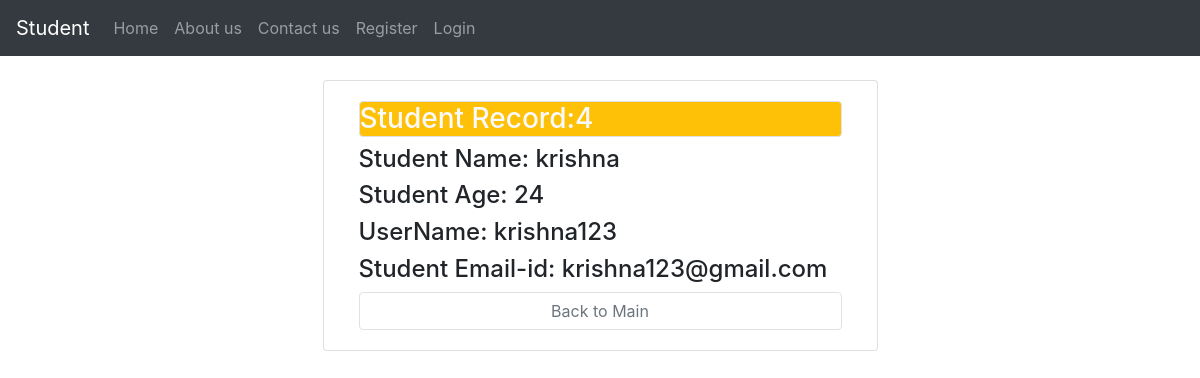
/stview/4/, run on the app's committed database.
### MyApp/models.py (models this page shows)
class Sregister(models.Model):
	sname = models.CharField(max_length=100)
	age = models.IntegerField()
	suname = models.CharField(max_length=100)
	spwd = models.CharField(max_length=100)
	semail = models.EmailField(max_length=100)

### MyApp/views.py (the view)
# urls.py: path('stview/<int:sv>/',views.sview,name="sv1"),
def sview(request,sv):
	n = Sregister.objects.get(id=sv)
	return render(request,'stview1.html',{'em':n})

### MyApp/templates/stview1.html (shortened to what this page needs)
{% extends 'header.html' %}
{% block content %}
<div class="container mt-4">
	<div class="card col-md-6 mx-auto shadow-lg">
		<div class="card-body">
			<h3 class="bg-warning text-light border rounded">Student Record:{{em.id}}</h3>
			<div>
				<h4>Student Name: {{em.sname}}</h4>
				<h4>Student Age: {{em.age}}</h4>
				<h4>UserName: {{em.suname}}</h4>
				<h4>Student Email-id: {{em.semail}}</h4>
			</div>
			<a href="{% url 'op' %}" class="btn btn-outline-secondary border rounded btn-block">Back to Main</a>
		</div>
	</div>
</div>
{% endblock %}

### data on the page
Sregister: id "4", sname "krishna", age "24", suname "krishna123", semail "krishna123@gmail.com"
